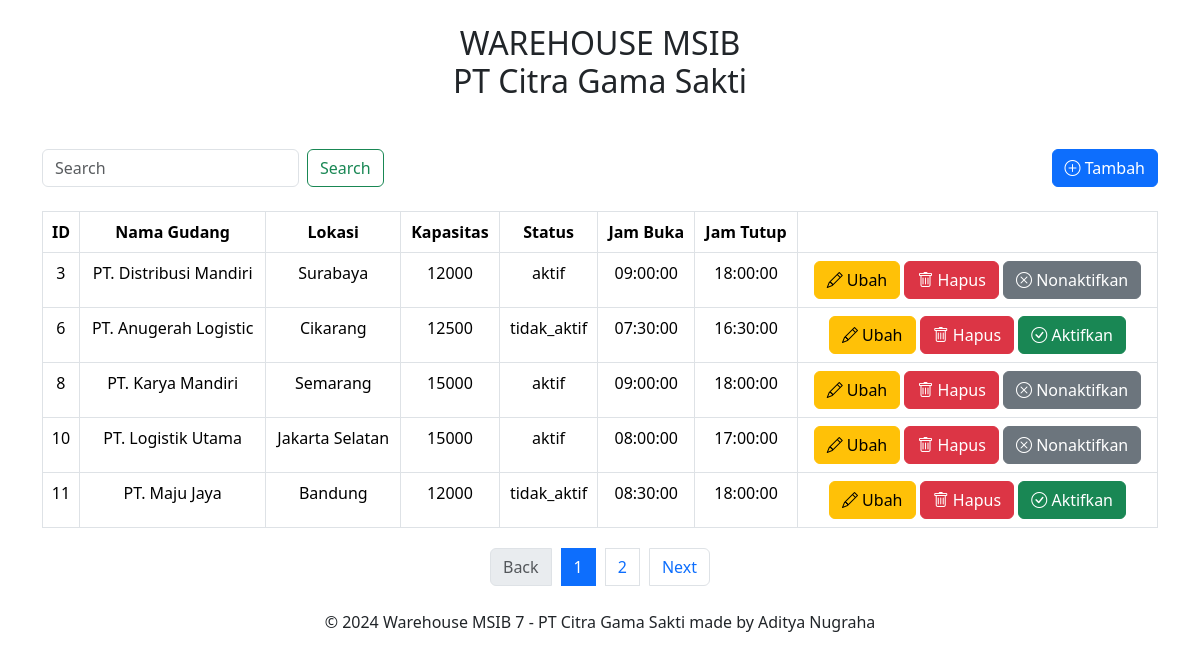
The app's page /views/gudang/DaftarGudang.php with its own data.
### tables this page shows
CREATE TABLE `gudang` (
  `id` int NOT NULL,
  `name` varchar(255) NOT NULL,
  `location` varchar(255) NOT NULL,
  `capacity` int NOT NULL,
  `status` enum('aktif','tidak_aktif') DEFAULT 'aktif',
  `opening_hour` time DEFAULT NULL,
  `closing_hour` time DEFAULT NULL
);

### models/Gudang.php (called while the page is built, shortened)
<?php
include_once(__DIR__ . '/../config/Database.php');
class Gudang {
    private $conn;
    public function __construct() {
        $database = new Database();
        $this->conn = $database->getConnection();
    }
    public function read() {
        $query = "SELECT * FROM gudang";
        $stmt = $this->conn->prepare($query);
        $stmt->execute();
        return $stmt->fetchAll(PDO::FETCH_ASSOC);
    }
}
?>

### config/Database.php (called while the page is built, shortened)
<?php
class Database {
    private $host = "localhost";
    private $db_name = "warehouse_msib";
    private $username = "root";
    private $password = "";
    public function getConnection() {
        $this->conn = null;
        try {
            $this->conn = new PDO("mysql:host={$this->host};dbname={$this->db_name}", $this->username, $this->password);
            $this->conn->setAttribute(PDO::ATTR_ERRMODE, PDO::ERRMODE_EXCEPTION);
        } catch (PDOException $exception) {
            echo "Connection error: " . $exception->getMessage();
        }
        return $this->conn;
    }
}
?>

### controllers/GudangController.php (called while the page is built, shortened)
<?php
include_once(__DIR__ . '/../models/Gudang.php');
class GudangController {
    private $gudang;
    public function __construct() {
        $this->gudang = new Gudang();
    }
    public function ambilGudang() {
        return $this->gudang->read();
    }
}
?>

### views/gudang/DaftarGudang.php (the view, shortened to what this page needs)
<?php
include_once(__DIR__ . '/../../controllers/GudangController.php');
$controller = new GudangController();
$gudangs = $controller->ambilGudang();
$searchQuery = '';
$itemsPerPage = 5;
$totalItems = count($gudangs);
$totalPages = ceil($totalItems / $itemsPerPage);
$currentPage = isset($_GET['page']) ? (int)$_GET['page'] : 1;
$currentPage = max(1, min($totalPages, $currentPage));
$offset = ($currentPage - 1) * $itemsPerPage;
$gudangsForCurrentPage = array_slice($gudangs, $offset, $itemsPerPage);
?>
<!DOCTYPE html>
<html lang="id">
<head>
    <link rel="stylesheet" href="../../assets/css/style.css">
    <link href="https://cdn.jsdelivr.net/npm/bootstrap@5.3.3/dist/css/bootstrap.min.css" rel="stylesheet">
    <link href="https://cdn.jsdelivr.net/npm/bootstrap-icons@1.10.5/font/bootstrap-icons.css" rel="stylesheet">
</head>
<body>
    <div class="container mt-4">
        <header>
            <h2 class="mb-5 text-center">WAREHOUSE MSIB <br> PT Citra Gama Sakti</h2>
        </header>
        <main>
            <div class="d-flex justify-content-between mb-4">
                <form class="d-flex me-2" method="GET" action="">
                    <input class="form-control me-2" type="search" name="search" placeholder="Search" aria-label="Search" value="<?= htmlspecialchars($searchQuery) ?>">
                    <button class="btn btn-outline-success" type="submit">Search</button>
                </form>
                <a href="Tambah.php" class="btn btn-primary">
                    <i class="bi bi-plus-circle"></i> Tambah
                </a>
            </div>
            <table class="table table-bordered">
                <thead>
                    <tr>
                        <th class="text-center">ID</th>
                        <th class="text-center">Nama Gudang</th>
                        <th class="text-center">Lokasi</th>
                        <th class="text-center">Kapasitas</th>
                        <th class="text-center">Status</th>
                        <th class="text-center">Jam Buka</th>
                        <th class="text-center">Jam Tutup</th>
                        <th></th>
                    </tr>
                </thead>
                <tbody>
                    <?php foreach ($gudangsForCurrentPage as $gudang): ?>
                    <tr>
                        <td class="text-center"><?= htmlspecialchars($gudang['id']) ?></td>
                        <td class="text-center"><?= htmlspecialchars($gudang['name']) ?></td>
                        <td class="text-center"><?= htmlspecialchars($gudang['location']) ?></td>
                        <td class="text-center"><?= htmlspecialchars($gudang['capacity']) ?></td>
                        <td class="text-center"><?= htmlspecialchars($gudang['status']) ?></td>
                        <td class="text-center"><?= htmlspecialchars($gudang['opening_hour']) ?></td>
                        <td class="text-center"><?= htmlspecialchars($gudang['closing_hour']) ?></td>
                        <td class="text-center">
                            <a href="Ubah.php?id=<?= $gudang['id'] ?>" class="btn btn-warning">
                                <i class="bi bi-pencil"></i> Ubah
                            </a>
                            <a href="Hapus.php?id=<?= $gudang['id'] ?>" class="btn btn-danger" onclick="return confirm('Apakah Anda yakin ingin menghapus gudang ini?');">
                                <i class="bi bi-trash"></i> Hapus
                            </a>
                            <?php if ($gudang['status'] === 'aktif'): ?>
                                <a href="Status.php?id=<?= $gudang['id'] ?>&status=tidak_aktif" class="btn btn-secondary" onclick="return confirm('Apakah Anda yakin ingin mengubah status gudang ini menjadi tidak aktif?');">
                                    <i class="bi bi-x-circle"></i> Nonaktifkan
                                </a>
                            <?php else: ?>
                                <a href="Status.php?id=<?= $gudang['id'] ?>&status=aktif" class="btn btn-success" onclick="return confirm('Apakah Anda yakin ingin mengubah status gudang ini menjadi aktif?');">
                                    <i class="bi bi-check-circle"></i> Aktifkan
                                </a>
                            <?php endif; ?>
                        </td>
                    </tr>
                    <?php endforeach; ?>
                </tbody>
            </table>
            <nav aria-label="Page navigation">
                <ul class="pagination justify-content-center">
                    <li class="page-item <?= $currentPage == 1 ? 'disabled' : '' ?>">
                        <a class="page-link" href="?page=<?= max(1, $currentPage - 1) ?>&search=<?= urlencode($searchQuery) ?>">Back</a>
                    </li>
                    <?php for ($i = 1; $i <= $totalPages; $i++): ?>
                    <li class="page-item <?= $currentPage == $i ? 'active' : '' ?>">
                        <a class="page-link" href="?page=<?= $i ?>&search=<?= urlencode($searchQuery) ?>"><?= $i ?></a>
                    </li>
                    <?php endfor; ?>
                    <li class="page-item <?= $currentPage == $totalPages ? 'disabled' : '' ?>">
                        <a class="page-link" href="?page=<?= min($totalPages, $currentPage + 1) ?>&search=<?= urlencode($searchQuery) ?>">Next</a>
                    </li>
                </ul>
            </nav>
        </main>
        <footer class="mt-4 text-center">
            <p>&copy; 2024 Warehouse MSIB 7 - PT Citra Gama Sakti made by Aditya Nugraha</p>
        </footer>
    </div>
</body>
</html>

### assets/css/style.css (style rules this page uses)
* { box-sizing: border-box; margin: 0; padding: 0; }
body { font-family: 'Poppins', sans-serif; background-color: #f8f9fa; }
header { text-align: center; margin-bottom: 40px; }
header h2 { font-size: 2rem; }
table { width: 100%; border-collapse: collapse; margin-bottom: 20px; }
table th, table td { border: 1px solid #dee2e6; padding: 10px; text-align: center; }
.btn { display: inline-block; padding: 10px 15px; font-size: 1rem; text-decoration: none; border-radius: 5px; cursor: pointer; }
.btn-primary { background-color: #007bff; color: #fff; }
.btn-warning { background-color: #ffc107; color: #fff; }
.btn-danger { background-color: #dc3545; color: #fff; }
.btn-success { background-color: #28a745; color: #fff; }
.pagination { display: flex; justify-content: center; list-style: none; margin-top: 20px; }
.pagination li { margin: 0 5px; }

### records on screen
gudang: id "3", name "PT. Distribusi Mandiri", location "Surabaya", capacity "12000", status "aktif", opening_hour "09:00:00", closing_hour "18:00:00"
gudang: id "6", name "PT. Anugerah Logistic", location "Cikarang", capacity "12500", status "tidak_aktif", opening_hour "07:30:00", closing_hour "16:30:00"
gudang: id "8", name "PT. Karya Mandiri", location "Semarang", capacity "15000", status "aktif", opening_hour "09:00:00", closing_hour "18:00:00"
gudang: id "10", name "PT. Logistik Utama", location "Jakarta Selatan", capacity "15000", status "aktif", opening_hour "08:00:00", closing_hour "17:00:00"
gudang: id "11", name "PT. Maju Jaya", location "Bandung", capacity "12000", status "tidak_aktif", opening_hour "08:30:00", closing_hour "18:00:00"
